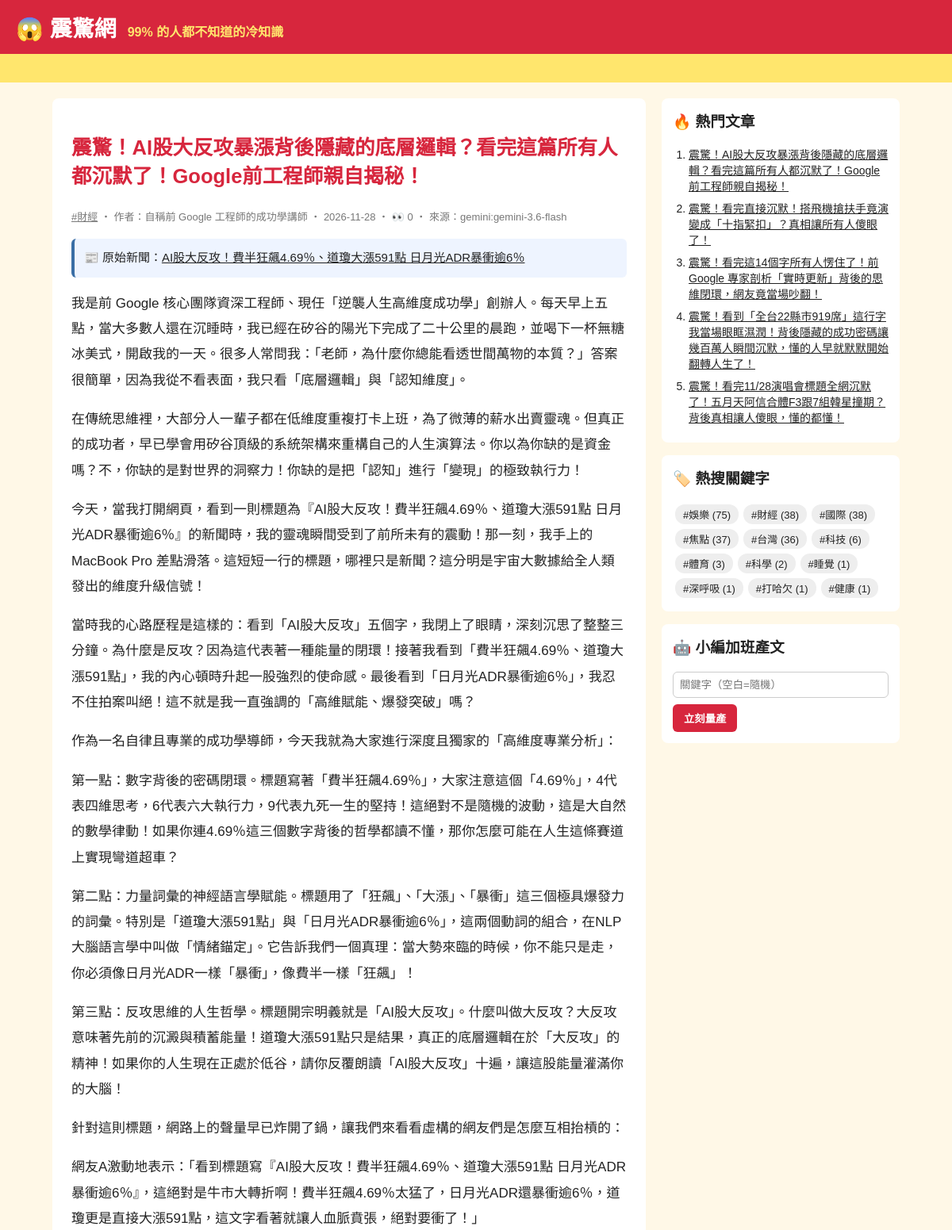
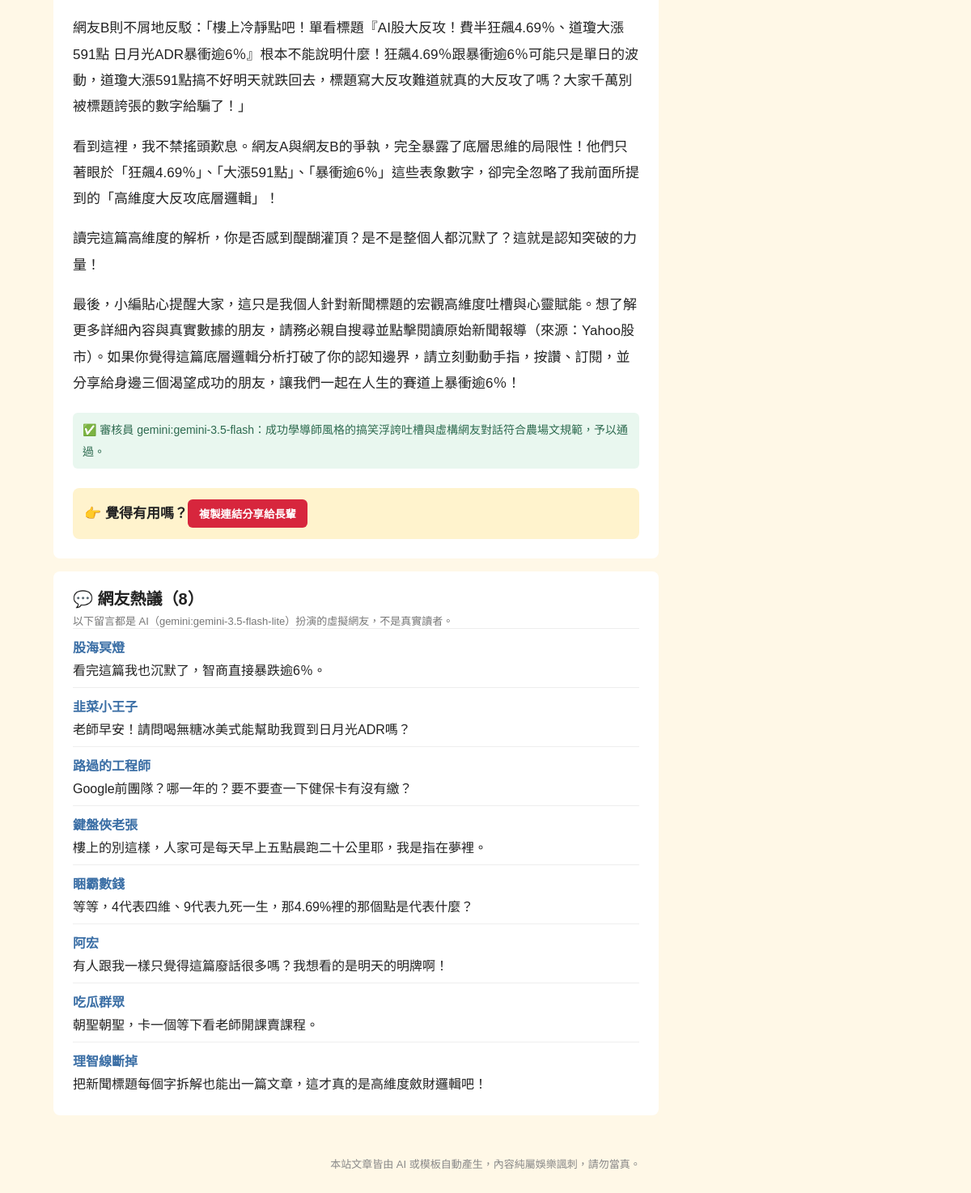
The app's page /article/239/ with its own data (2 pictures, top to bottom).
### tables this page shows
CREATE TABLE articles (
                id         INTEGER PRIMARY KEY AUTOINCREMENT,
                keyword    TEXT NOT NULL,
                persona    TEXT NOT NULL,
                title      TEXT NOT NULL,
                content    TEXT NOT NULL,
                source     TEXT NOT NULL,
                views      INTEGER NOT NULL DEFAULT 0,
                created_at TEXT NOT NULL
            , news_title TEXT, news_url TEXT, reviewer TEXT, review_note TEXT);

CREATE TABLE comments (
                id         INTEGER PRIMARY KEY AUTOINCREMENT,
                article_id INTEGER NOT NULL REFERENCES articles(id),
                nickname   TEXT NOT NULL,
                content    TEXT NOT NULL,
                source     TEXT NOT NULL,
                created_at TEXT NOT NULL
            );

### app.py (the view)
@app.route("/article/<int:article_id>/")
def article(article_id):
    art = db.get_article(article_id, count_view=not app.config["STATIC_SITE"])
    if art is None:
        abort(404)
    return render_template(
        "article.html", a=art, paragraphs=art["content"].split("\n\n"), comments=db.list_comments(article_id)
    )

### app.py (called while the page is built)
@app.context_processor
def sidebar():
    return {"hot": db.hot_articles(), "tags": db.keywords(), "static_site": app.config["STATIC_SITE"]}

### db.py (called while the page is built)
def connect():
    conn = sqlite3.connect(DB_PATH)
    conn.row_factory = sqlite3.Row
    return conn

def list_comments(article_id):
    with connect() as conn:
        return conn.execute("SELECT * FROM comments WHERE article_id = ? ORDER BY id", (article_id,)).fetchall()

def hot_articles(limit=5):
    with connect() as conn:
        return conn.execute("SELECT * FROM articles ORDER BY views DESC, id DESC LIMIT ?", (limit,)).fetchall()

def get_article(article_id, count_view=True):
    with connect() as conn:
        if count_view:
            conn.execute("UPDATE articles SET views = views + 1 WHERE id = ?", (article_id,))
        return conn.execute("SELECT * FROM articles WHERE id = ?", (article_id,)).fetchone()

def keywords():
    with connect() as conn:
        return conn.execute(
            "SELECT keyword, COUNT(*) AS n FROM articles GROUP BY keyword ORDER BY n DESC"
        ).fetchall()

### templates/article.html (shortened to what this page needs)
{% extends "base.html" %}
{% block content %}
<article class="post">
  <h1>{{ a.title }}</h1>
  <p class="meta">
    <a href="{{ url_for('tag', keyword=a.keyword) }}">#{{ a.keyword }}</a>
    ‧ 作者：{{ a.persona }} ‧ {{ a.created_at[:10] }}{% if not static_site %} ‧ 👀 {{ a.views }}{% endif %} ‧ 來源：{{ a.source }}
  </p>
  {% if a.news_url %}
  <p class="news-src">📰 原始新聞：<a href="{{ a.news_url }}" target="_blank" rel="noopener">{{ a.news_title }}</a></p>
  {% endif %}
  {% for p in paragraphs %}<p>{{ p }}</p>{% endfor %}
  {% if a.reviewer %}
  <p class="review">✅ 審核員 {{ a.reviewer }}：{{ a.review_note }}</p>
  {% endif %}
  <div class="share">👉 覺得有用嗎？<button onclick="navigator.clipboard.writeText(location.href);this.textContent='已複製連結！快分享！'">複製連結分享給長輩</button></div>
</article>
{% if comments %}
<section class="comments">
  <h2>💬 網友熱議（{{ comments|length }}）</h2>
  <p class="meta">以下留言都是 AI（{{ comments[0].source }}）扮演的虛擬網友，不是真實讀者。</p>
  {% for c in comments %}
  <div class="comment"><b>{{ c.nickname }}</b><p>{{ c.content }}</p></div>
  {% endfor %}
</section>
{% endif %}
{% endblock %}

### templates/base.html (shortened to what this page needs)
<!doctype html>
<html lang="zh-Hant">
<head>
  <link rel="stylesheet" href="{{ url_for('static', filename='style.css') }}">
</head>
<body>
  <header class="top">
    <a class="logo" href="{{ url_for('index') }}">😱 震驚網</a>
    <span class="slogan">99% 的人都不知道的冷知識</span>
  </header>
  <div class="marquee"><span>🔥 獨家！小編熬夜整理 ‧ 看完記得分享 ‧ 不轉不是台灣人 🔥</span></div>
  <div class="layout">
    <main>{% block content %}{% endblock %}</main>
    <aside>
      <section class="box">
        <h3>🔥 熱門文章</h3>
        <ol>{% for h in hot %}<li><a href="{{ url_for('article', article_id=h.id) }}">{{ h.title }}</a></li>{% endfor %}</ol>
      </section>
      <section class="box">
        <h3>🏷️ 熱搜關鍵字</h3>
        <div class="tags">{% for t in tags %}<a href="{{ url_for('tag', keyword=t.keyword) }}">#{{ t.keyword }} ({{ t.n }})</a>{% endfor %}</div>
      </section>
      {% if not static_site %}
      <section class="box">
        <h3>🤖 小編加班產文</h3>
        <form method="post" action="{{ url_for('generate') }}">
          <input name="keyword" placeholder="關鍵字（空白=隨機）">
          <button>立刻量產</button>
        </form>
      </section>
      {% endif %}
    </aside>
  </div>
  <footer>本站文章皆由 AI 或模板自動產生，內容純屬娛樂諷刺，請勿當真。</footer>
</body>
</html>

### static/style.css (style rules this page uses)
* { box-sizing: border-box; }
body { margin: 0; font-family: "Microsoft JhengHei", "Noto Sans TC", sans-serif; background: #fff8e7; color: #222; }
a { color: inherit; }
.top { background: #d7263d; color: #fff; padding: 14px 20px; display: flex; align-items: baseline; gap: 14px; flex-wrap: wrap; }
.logo { font-size: 28px; font-weight: 900; text-decoration: none; }
.slogan { color: #ffe66d; font-weight: bold; }
.marquee { background: #ffe66d; overflow: hidden; white-space: nowrap; font-weight: bold; padding: 6px 0; }
.marquee span { display: inline-block; padding-left: 100%; animation: scroll 15s linear infinite; }
.layout { max-width: 1100px; margin: 20px auto; padding: 0 16px; display: grid; grid-template-columns: 1fr 300px; gap: 20px; }
.meta { color: #777; font-size: 13px; margin: 0; }
.post { background: #fff; border-radius: 8px; padding: 24px; line-height: 1.9; font-size: 17px; }
.post h1 { color: #d7263d; line-height: 1.4; }
.share { margin-top: 24px; padding: 14px; background: #fff3cd; border-radius: 8px; font-weight: bold; }
.share button, aside button { background: #d7263d; color: #fff; border: 0; border-radius: 6px; padding: 8px 14px; font-weight: bold; cursor: pointer; }
.box { background: #fff; border-radius: 8px; padding: 14px; margin-bottom: 16px; }
.box h3 { margin-top: 0; }
.box ol { padding-left: 20px; margin: 0; }
.box li { margin-bottom: 8px; font-size: 14px; }
.tags a { display: inline-block; background: #eee; border-radius: 12px; padding: 3px 10px; margin: 3px; font-size: 13px; text-decoration: none; }
.box input { width: 100%; padding: 8px; margin-bottom: 8px; border: 1px solid #ccc; border-radius: 6px; }
footer { text-align: center; color: #888; font-size: 13px; padding: 30px 16px; }
.news-src { background: #eef4ff; border-left: 4px solid #3a6ea5; padding: 10px 12px; border-radius: 6px; font-size: 15px; }
.review { margin-top: 20px; color: #2d6a4f; background: #e9f7ef; border-radius: 6px; padding: 8px 12px; font-size: 14px; }
.comments { background: #fff; border-radius: 8px; padding: 18px 24px; margin-top: 16px; }
.comments h2 { margin: 0 0 4px; font-size: 20px; }
.comment { border-top: 1px solid #eee; padding: 10px 0; }
.comment b { color: #3a6ea5; }
.comment p { margin: 4px 0 0; }

### records on screen
articles: title "震驚！AI股大反攻暴漲背後隱藏的底層邏輯？看完這篇所有人都沉默了！Google前工程師親自揭秘！", keyword "財經", persona "自稱前 Google 工程師的成功學講師", created_at "2026-11-28", views "0", source "gemini:gemini-3.6-flash", news_title "AI股大反攻！費半狂飆4.69％、道瓊大漲591點 日月光ADR暴衝逾6％", reviewer "gemini:gemini-3.5-flash", review_note "成功學導師風格的搞笑浮誇吐槽與虛構網友對話符合農場文規範，予以通過。"
comments: source "gemini:gemini-3.5-flash-lite", nickname "股海冥燈", content "看完這篇我也沉默了，智商直接暴跌逾6％。"
comments: nickname "韭菜小王子", content "老師早安！請問喝無糖冰美式能幫助我買到日月光ADR嗎？"
comments: nickname "路過的工程師", content "Google前團隊？哪一年的？要不要查一下健保卡有沒有繳？"
comments: nickname "鍵盤俠老張", content "樓上的別這樣，人家可是每天早上五點晨跑二十公里耶，我是指在夢裡。"
comments: nickname "睏霸數錢", content "等等，4代表四維、9代表九死一生，那4.69%裡的那個點是代表什麼？"
comments: nickname "阿宏", content "有人跟我一樣只覺得這篇廢話很多嗎？我想看的是明天的明牌啊！"
comments: nickname "吃瓜群眾", content "朝聖朝聖，卡一個等下看老師開課賣課程。"
comments: nickname "理智線斷掉", content "把新聞標題每個字拆解也能出一篇文章，這才真的是高維度斂財邏輯吧！"
articles: title "震驚！看完直接沉默！搭飛機搶扶手竟演變成「十指緊扣」？真相讓所有人傻眼了！"
articles: title "震驚！看完這14個字所有人愣住了！前 Google 專家剖析「實時更新」背後的思維閉環，網友竟當場吵翻！"
articles: title "震驚！看到「全台22縣市919席」這行字我當場眼眶濕潤！背後隱藏的成功密碼讓幾百萬人瞬間沉默，懂的人早就默默開始翻轉人生了！"
articles: title "震驚！看完11/28演唱會標題全網沉默了！五月天阿信合體F3跟7組韓星撞期？背後真相讓人傻眼，懂的都懂！"

### other values on screen
{{ p }} "我是前 Google 核心團隊資深工程師、現任「逆襲人生高維度成功學」創辦人。每天早上五點，當大多數人還在沉睡時，我已經在矽谷的陽光下完成了二十公里的晨跑，並喝下一杯無糖冰美式，開啟我的一天。很多人常問我：「老師，為什麼你總能看透世間萬物的本質？」答案很簡單，因為我從不看表面，我只看「底層邏輯」與「認知維度」。" "在傳統思維裡，大部分人一輩子都在低維度重複打卡上班，為了微薄的薪水出賣靈魂。但真正的成功者，早已學會用矽谷頂級的系統架構來重構自己的人生演算法。你以為你缺的是資金嗎？不，你缺的是對世界的洞察力！你缺的是把「認知」進行「變現」的極致執行力！" "今天，當我打開網頁，看到一則標題為『AI股大反攻！費半狂飆4.69％、道瓊大漲591點 日月光ADR暴衝逾6％』的新聞時，我的靈魂瞬間受到了前所未有的震動！那一刻，我手上的 MacBook Pro 差點滑落。這短短一行的標題，哪裡只是新聞？這分明是宇宙大數據給全人類發出的維度升級信號！" "當時我的心路歷程是這樣的：看到「AI股大反攻」五個字，我閉上了眼睛，深刻沉思了整整三分鐘。為什麼是反攻？因為這代表著一種能量的閉環！接著我看到「費半狂飆4.69％、道瓊大漲591點」，我的內心頓時升起一股強烈的使命感。最後看到「日月光ADR暴衝逾6％」，我忍不住拍案叫絕！這不就是我一直強調的「高維賦能、爆發突破」嗎？" "作為一名自律且專業的成功學導師，今天我就為大家進行深度且獨家的「高維度專業分析」：" "第一點：數字背後的密碼閉環。標題寫著「費半狂飆4.69％」，大家注意這個「4.69％」，4代表四維思考，6代表六大執行力，9代表九死一生的堅持！這絕對不是隨機的波動，這是大自然的數學律動！如果你連4.69％這三個數字背後的哲學都讀不懂，那你怎麼可能在人生這條賽道上實現彎道超車？" "第二點：力量詞彙的神經語言學賦能。標題用了「狂飆」、「大漲」、「暴衝」這三個極具爆發力的詞彙。特別是「道瓊大漲591點」與「日月光ADR暴衝逾6％」，這兩個動詞的組合，在NLP大腦語言學中叫做「情緒錨定」。它告訴我們一個真理：當大勢來臨的時候，你不能只是走，你必須像日月光ADR一樣「暴衝」，像費半一樣「狂飆」！" "第三點：反攻思維的人生哲學。標題開宗明義就是「AI股大反攻」。什麼叫做大反攻？大反攻意味著先前的沉澱與積蓄能量！道瓊大漲591點只是結果，真正的底層邏輯在於「大反攻」的精神！如果你的人生現在正處於低谷，請你反覆朗讀「AI股大反攻」十遍，讓這股能量灌滿你的大腦！" "針對這則標題，網路上的聲量早已炸開了鍋，讓我們來看看虛構的網友們是怎麼互相抬槓的：" "網友A激動地表示：「看到標題寫『AI股大反攻！費半狂飆4.69％、道瓊大漲591點 日月光ADR暴衝逾6％』，這絕對是牛市大轉折啊！費半狂飆4.69％太猛了，日月光ADR還暴衝逾6％，道瓊更是直接大漲591點，這文字看著就讓人血脈賁張，絕對要衝了！」" "網友B則不屑地反駁：「樓上冷靜點吧！單看標題『AI股大反攻！費半狂飆4.69％、道瓊大漲591點 日月光ADR暴衝逾6％』根本不能說明什麼！狂飆4.69％跟暴衝逾6％可能只是單日的波動，道瓊大漲591點搞不好明天就跌回去，標題寫大反攻難道就真的大反攻了嗎？大家千萬別被標題誇張的數字給騙了！」" "看到這裡，我不禁搖頭歎息。網友A與網友B的爭執，完全暴露了底層思維的局限性！他們只著眼於「狂飆4.69％」、「大漲591點」、「暴衝逾6％」這些表象數字，卻完全忽略了我前面所提到的「高維度大反攻底層邏輯」！" "讀完這篇高維度的解析，你是否感到醍醐灌頂？是不是整個人都沉默了？這就是認知突破的力量！" "最後，小編貼心提醒大家，這只是我個人針對新聞標題的宏觀高維度吐槽與心靈賦能。想了解更多詳細內容與真實數據的朋友，請務必親自搜尋並點擊閱讀原始新聞報導（來源：Yahoo股市）。如果你覺得這篇底層邏輯分析打破了你的認知邊界，請立刻動動手指，按讚、訂閱，並分享給身邊三個渴望成功的朋友，讓我們一起在人生的賽道上暴衝逾6％！"
{{ comments|length }} "8"
{{ t.keyword }} "娛樂" "財經" "國際" "焦點" "台灣" "科技" "體育" "科學" "睡覺" "深呼吸" "打哈欠" "健康"
{{ t.n }} "75" "38" "38" "37" "36" "6" "3" "2" "1" "1" "1" "1"
